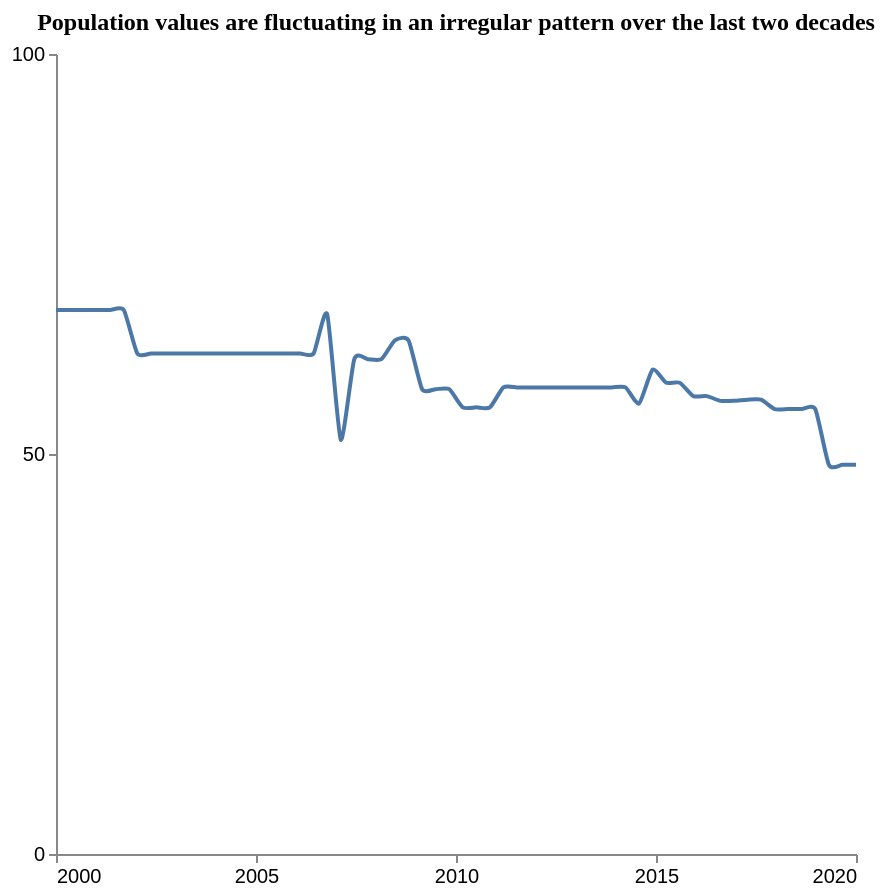

Write the Vega-Lite specification saved for this chart.
### Vega-Lite specification from a JSON file in a GitHub repository (floating-point values rounded to 4 significant figures)
{"$schema": "https://vega.github.io/schema/vega-lite/v5.json", "description": "Pattern: Irregular", "data": {"values": [{"X": 2000.0, "Y": 68.0}, {"X": 2000.0, "Y": 68.0}, {"X": 2001.0, "Y": 68.0}, {"X": 2001.0, "Y": 68.0}, {"X": 2001.0, "Y": 68.0}, {"X": 2002.0, "Y": 68.0}, {"X": 2002.0, "Y": 62.56}, {"X": 2002.0, "Y": 62.56}, {"X": 2003.0, "Y": 62.56}, {"X": 2003.0, "Y": 62.56}, {"X": 2003.0, "Y": 62.56}, {"X": 2004.0, "Y": 62.56}, {"X": 2004.0, "Y": 62.56}, {"X": 2004.0, "Y": 62.56}, {"X": 2005.0, "Y": 62.56}, {"X": 2005.0, "Y": 62.56}, {"X": 2005.0, "Y": 62.56}, {"X": 2006.0, "Y": 62.56}, {"X": 2006.0, "Y": 62.56}, {"X": 2006.0, "Y": 62.56}, {"X": 2007.0, "Y": 67.46}, {"X": 2007.0, "Y": 51.79}, {"X": 2007.0, "Y": 61.85}, {"X": 2008.0, "Y": 61.85}, {"X": 2008.0, "Y": 61.85}, {"X": 2008.0, "Y": 64.2}, {"X": 2009.0, "Y": 64.2}, {"X": 2009.0, "Y": 58.1}, {"X": 2009.0, "Y": 58.1}, {"X": 2010.0, "Y": 58.1}, {"X": 2010.0, "Y": 55.83}, {"X": 2011.0, "Y": 55.83}, {"X": 2011.0, "Y": 55.83}, {"X": 2011.0, "Y": 58.33}, {"X": 2012.0, "Y": 58.33}, {"X": 2012.0, "Y": 58.33}, {"X": 2012.0, "Y": 58.33}, {"X": 2013.0, "Y": 58.33}, {"X": 2013.0, "Y": 58.33}, {"X": 2013.0, "Y": 58.33}, {"X": 2014.0, "Y": 58.33}, {"X": 2014.0, "Y": 58.33}, {"X": 2014.0, "Y": 58.33}, {"X": 2015.0, "Y": 56.31}, {"X": 2015.0, "Y": 60.54}, {"X": 2015.0, "Y": 58.91}, {"X": 2016.0, "Y": 58.91}, {"X": 2016.0, "Y": 57.24}, {"X": 2016.0, "Y": 57.24}, {"X": 2017.0, "Y": 56.64}, {"X": 2017.0, "Y": 56.64}, {"X": 2017.0, "Y": 56.79}, {"X": 2018.0, "Y": 56.79}, {"X": 2018.0, "Y": 55.61}, {"X": 2018.0, "Y": 55.61}, {"X": 2019.0, "Y": 55.61}, {"X": 2019.0, "Y": 55.61}, {"X": 2019.0, "Y": 48.65}, {"X": 2020.0, "Y": 48.65}, {"X": 2020.0, "Y": 48.65}]}, "mark": {"type": "line", "interpolate": "cardinal", "tension": 0.4}, "encoding": {"x": {"field": "X", "type": "quantitative", "title": "", "axis": {"grid": false, "format": "d", "values": [2000, 2005, 2010, 2015, 2020], "tickSize": 4}, "scale": {"domain": [2000, 2020]}}, "y": {"field": "Y", "type": "quantitative", "title": "", "axis": {"grid": false, "format": "d", "values": [0, 50, 100], "tickSize": 4, "tickOpacity": 1}, "scale": {"domain": [0, 100]}}}, "title": {"text": "Population values are fluctuating in an irregular pattern over the last two decades", "anchor": "middle", "font": "Tahoma", "fontSize": 12}, "config": {"lineBreak": "^", "view": {"stroke": null}}, "height": 400, "width": 400, "autosize": "pad"}
